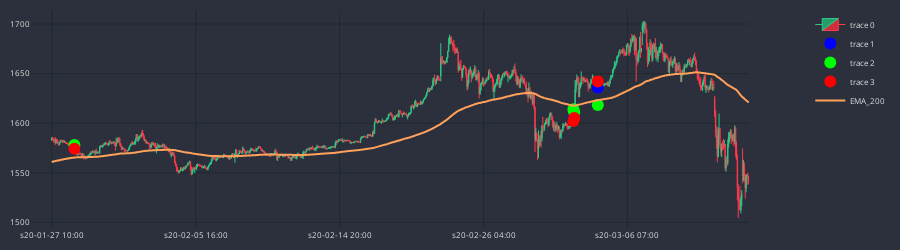

The cell this chart's notebook holds for it:
### Code cell
df_plot = df_slim.iloc[200:1000]
cp = CandlePlot(df_plot, candles=True)

trades = cp.df_plot[cp.df_plot.SIGNAL != NONE]

markers = ['mid_c', 'TP', 'SL']
marker_colors = ['#0000FF', '#00FF00', '#FF0000']

for i in range(3):
    cp.fig.add_trace(go.Scatter(
        x = trades.sTime,
        y = trades[markers[i]],
        mode = 'markers',
        marker=dict(color=marker_colors[i], size=12)
    ))

cp.show_plot(line_traces=["EMA_200"], height=250)

### Figure 1 — Plotly figure (JSON) as saved in the notebook; plotly's stock layout.template omitted (floating-point values rounded to 4 significant figures; data arrays with more than 128 entries replaced by an {"elided": "..."} marker saying what was removed)
{"data": [{"close": {"elided": "800 float values"}, "decreasing": {"fillcolor": "#CC2E3C", "line": {"color": "#FF3A4C"}}, "high": {"elided": "800 float values"}, "increasing": {"fillcolor": "#24A06B", "line": {"color": "#2EC886"}}, "line": {"width": 1}, "low": {"elided": "800 float values"}, "opacity": 1, "open": {"elided": "800 float values"}, "type": "candlestick", "x": {"elided": "800 str values"}}, {"marker": {"color": "#0000FF", "size": 12}, "mode": "markers", "type": "scatter", "x": ["s20-01-28 13:00", "s20-03-03 15:00", "s20-03-03 16:00", "s20-03-04 20:00"], "y": [1575.0, 1605.0, 1607.0, 1636.0]}, {"marker": {"color": "#00FF00", "size": 12}, "mode": "markers", "type": "scatter", "x": ["s20-01-28 13:00", "s20-03-03 15:00", "s20-03-03 16:00", "s20-03-04 20:00"], "y": [1578.0, 1614.0, 1611.0, 1618.0]}, {"marker": {"color": "#FF0000", "size": 12}, "mode": "markers", "type": "scatter", "x": ["s20-01-28 13:00", "s20-03-03 15:00", "s20-03-03 16:00", "s20-03-04 20:00"], "y": [1574.0, 1602.0, 1605.0, 1642.0]}, {"line": {"shape": "spline", "width": 2}, "name": "EMA_200", "type": "scatter", "x": {"elided": "800 str values"}, "xaxis": "x", "y": {"elided": "800 float values"}, "yaxis": "y"}], "layout": {"font": {"color": "#e1e1e1", "size": 8}, "height": 250, "margin": {"b": 10, "l": 10, "r": 10, "t": 10}, "paper_bgcolor": "#2c303c", "plot_bgcolor": "#2c303c", "width": 900, "xaxis": {"anchor": "y", "domain": [0, 0.94], "gridcolor": "#1f292f", "nticks": 5, "rangeslider": {"visible": false}}, "yaxis": {"anchor": "x", "domain": [0, 1], "gridcolor": "#1f292f"}, "yaxis2": {"anchor": "x", "gridcolor": "#1f292f", "overlaying": "y", "side": "right"}}}
